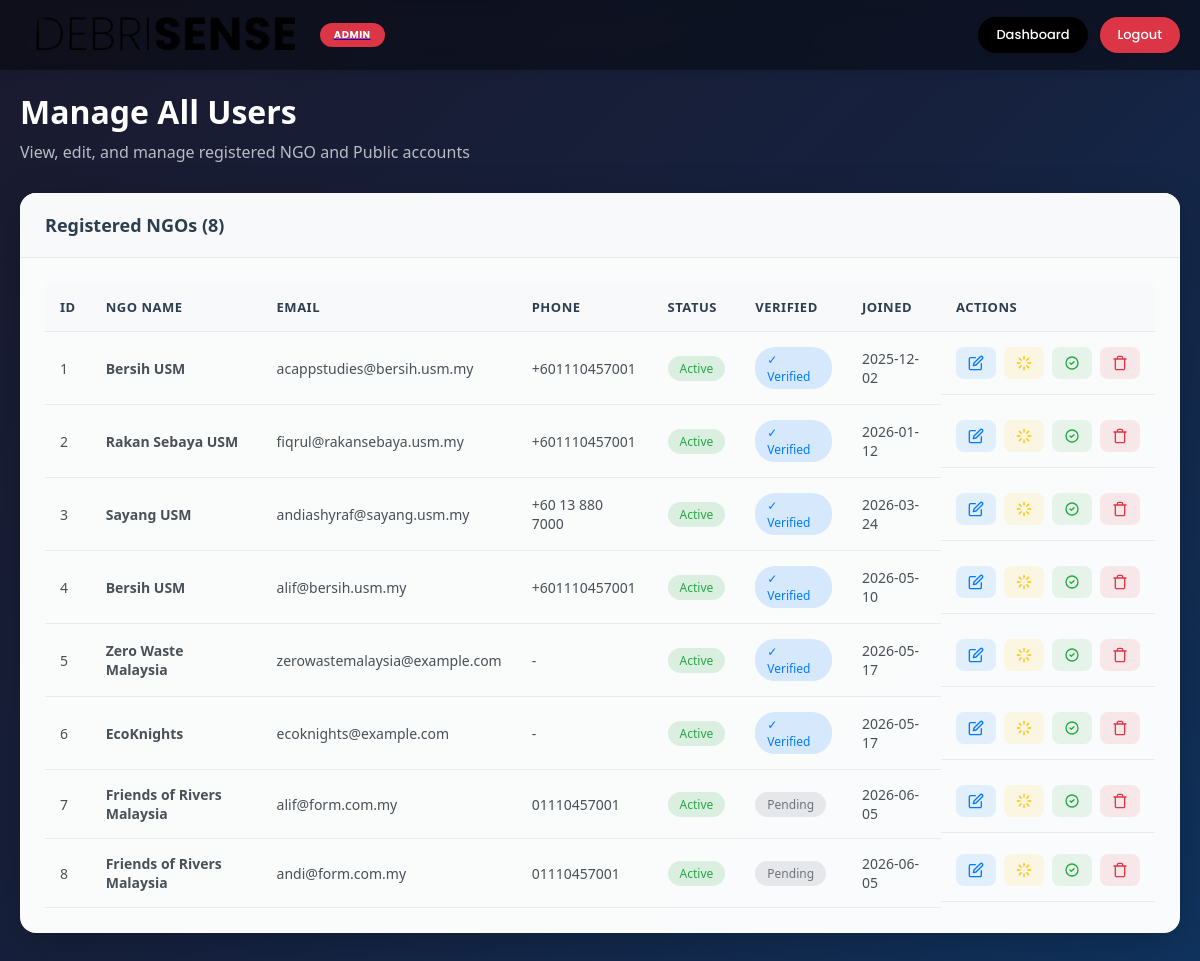
Screenshot of /admin/users (signed in) with the database file from the repository.
### models.py (models this page shows, shortened)
class User(UserMixin, db.Model):
    __tablename__ = 'users'
    id = db.Column(db.Integer, primary_key=True)
    email = db.Column(db.String(150), unique=True, nullable=False, index=True)
    password_hash = db.Column(db.String(256), nullable=False)
    ngo_name = db.Column(db.String(150), nullable=False)
    phone = db.Column(db.String(20), nullable=True)
    address = db.Column(db.Text, nullable=True)
    profile_image = db.Column(db.String(255), nullable=True, default='default_profile.png')
    is_active = db.Column(db.Boolean, default=True)
    is_verified = db.Column(db.Boolean, default=False)
    created_at = db.Column(db.DateTime, default=datetime.utcnow)
    updated_at = db.Column(db.DateTime, default=datetime.utcnow, onupdate=datetime.utcnow)

### app.py (the view)
@app.route('/admin/users')
@admin_required
def admin_users():
    users = User.query.all()
    return render_template('admin_users.html', users=users, admin=current_user)

### app.py (called while the page is built)
@login_manager.user_loader
def load_user(user_id):
    if user_id.startswith('admin_'):
        admin_id = int(user_id.replace('admin_', ''))
        return Admin.query.get(admin_id)
    elif user_id.startswith('user_'):
        ngo_id = int(user_id.replace('user_', ''))
        return User.query.get(ngo_id)
    return None

def admin_required(f):
    @wraps(f)
    def decorated_function(*args, **kwargs):
        if not current_user.is_authenticated:
            if request.path.startswith('/api/'):
                return jsonify({'success': False, 'error': 'Authentication required'}), 401
            flash('Please log in as admin to access this page.', 'warning')
            return redirect(url_for('admin_login'))
        if not isinstance(current_user, Admin):
            if request.path.startswith('/api/'):
                return jsonify({'success': False, 'error': 'Access denied. Admin privileges required.'}), 403
            flash('Access denied. Admin privileges required.', 'error')
            return redirect(url_for('index'))
        return f(*args, **kwargs)
    return decorated_function

### templates/admin_users.html (shortened to what this page needs)
<!DOCTYPE html>
<html lang="en">
<head>
    <link rel="stylesheet" href="{{ url_for('static', filename='css/style.css') }}">
    <link rel="stylesheet" href="{{ url_for('static', filename='css/admin.css') }}">
    <link rel="stylesheet" href="{{ url_for('static', filename='css/admin_pages.css') }}">
</head>
<body class="admin-page">
    <nav class="navbar admin-navbar">
        <div class="navbar-container">
            <a href="{{ url_for('admin_dashboard') }}" class="navbar-logo">
                <img src="{{ url_for('static', filename='img/debrisenseLogo.png') }}" alt="DebriSense Logo">
                <span class="admin-badge">ADMIN</span>
            </a>
            <div class="navbar-actions">
                <a href="{{ url_for('admin_dashboard') }}" class="navbar-btn">Dashboard</a>
                <a href="{{ url_for('admin_logout') }}" class="navbar-btn logout-btn">Logout</a>
            </div>
        </div>
    </nav>
    <main class="admin-content">
        <div class="admin-container">
            <div class="page-header">
                <h1>Manage All Users</h1>
                <p>View, edit, and manage registered NGO and Public accounts</p>
            </div>
            <div class="admin-card">
                <div class="card-header">
                    <h2>Registered NGOs ({{ users|length }})</h2>
                </div>
                <div class="card-body">
                    {% if users %}
                    <div class="table-responsive">
                        <table class="admin-table">
                            <thead>
                                <tr>
                                    <th>ID</th>
                                    <th>NGO Name</th>
                                    <th>Email</th>
                                    <th>Phone</th>
                                    <th>Status</th>
                                    <th>Verified</th>
                                    <th>Joined</th>
                                    <th>Actions</th>
                                </tr>
                            </thead>
                            <tbody>
                                {% for user in users %}
                                <tr data-user-id="{{ user.id }}">
                                    <td>{{ user.id }}</td>
                                    <td>
                                        <strong>{{ user.ngo_name }}</strong>
                                    </td>
                                    <td>{{ user.email }}</td>
                                    <td>{{ user.phone or '-' }}</td>
                                    <td>
                                        <span class="status-badge {{ 'active' if user.is_active else 'inactive' }}">
                                            {{ 'Active' if user.is_active else 'Inactive' }}
                                        </span>
                                    </td>
                                    <td>
                                        <span class="status-badge {{ 'verified' if user.is_verified else 'unverified' }}">
                                            {{ '✓ Verified' if user.is_verified else 'Pending' }}
                                        </span>
                                    </td>
                                    <td>{{ user.created_at.strftime('%Y-%m-%d') if user.created_at else 'N/A' }}</td>
                                    <td class="actions-cell">
                                        <button class="action-btn edit-btn" onclick="openEditModal({{ user.id }}, '{{ user.ngo_name }}', '{{ user.phone or '' }}', '{{ user.address or '' }}', {{ 'true' if user.is_active else 'false' }}, {{ 'true' if user.is_verified else 'false' }})">
                                        </button>
                                        <button class="action-btn toggle-btn" onclick="toggleUserStatus({{ user.id }})">
                                            <svg viewBox="0 0 24 24" fill="none"><path d="M12 2V6M12 18V22M4.93 4.93L7.76 7.76M16.24 16.24L19.07 19.07M2 12H6M18 12H22M4.93 19.07L7.76 16.24M16.24 7.76L19.07 4.93" stroke="currentColor" stroke-width="2" stroke-linecap="round" stroke-linejoin="round"/></svg>
                                        </button>
                                        <button class="action-btn verify-btn" onclick="toggleUserVerify({{ user.id }})">
                                            <svg viewBox="0 0 24 24" fill="none"><path d="M9 12L11 14L15 10M21 12C21 16.9706 16.9706 21 12 21C7.02944 21 3 16.9706 3 12C3 7.02944 7.02944 3 12 3C16.9706 3 21 7.02944 21 12Z" stroke="currentColor" stroke-width="2" stroke-linecap="round" stroke-linejoin="round"/></svg>
                                        </button>
                                        <button class="action-btn delete-btn" onclick="deleteUser({{ user.id }}, '{{ user.ngo_name }}')">
                                        </button>
                                    </td>
                                </tr>
                                {% endfor %}
                            </tbody>
                        </table>
                    </div>
                    {% endif %}
                </div>
            </div>
        </div>
    </main>
</body>
</html>

### static/css/style.css (style rules this page uses)
* { margin: 0; padding: 0; box-sizing: border-box; }
html, body { min-height: 100%; width: 100%; font-family: 'Segoe UI', Tahoma, Geneva, Verdana, sans-serif; overflow-x: hidden; }
html:not(:has(#map)), body:not(:has(#map)) { overflow-y: auto; }
.navbar { position: fixed; top: 0; left: 0; width: 100%; height: 70px; background: rgba(255, 255, 255, 0.95); box-shadow: 0 2px 10px rgba(0, 0, 0, 0.1); z-index: 1000; -webkit-backdrop-filter: blur(10px); backdrop-filter: blur(10px); }
.navbar-container { display: flex; align-items: center; justify-content: space-between; height: 100%; padding: 0 20px; max-width: 100%; }
.navbar-logo { display: flex; align-items: center; }
.navbar-logo img { height: 50px; width: auto; object-fit: contain; }
.navbar-btn { background-color: #000000; color: #ffffff; font-family: 'Poppins', sans-serif; font-size: 14px; font-weight: 500; padding: 12px 28px; border: none; border-radius: 50px; cursor: pointer; transition: all 0.3s ease; box-shadow: 0 2px 8px rgba(0, 0, 0, 0.15); text-decoration: none; display: inline-flex; align-items: center; justify-content: center; }

### static/css/admin.css (style rules this page uses)
.admin-badge { display: inline-block; background: #dc3545; color: white; font-size: 10px; font-weight: 700; padding: 4px 14px; border-radius: 20px; margin-left: 10px; font-family: 'Poppins', sans-serif; letter-spacing: 0.5px; }
.navbar-actions { display: flex; gap: 12px; align-items: center; }
.navbar-actions .navbar-btn { font-size: 13px; padding: 8px 18px; }
.logout-btn { background-color: #dc3545 !important; }
.action-btn { width: 100%; background: #000000; color: white; border: none; padding: 10px 20px; border-radius: 8px; font-family: 'Poppins', sans-serif; font-weight: 500; cursor: pointer; transition: all 0.3s ease; }

### static/css/admin_pages.css (style rules this page uses)
.admin-page { background: linear-gradient(135deg, #1a1a2e 0%, #16213e 50%, #0f3460 100%); min-height: 100vh; }
.admin-navbar { background: rgba(0, 0, 0, 0.4) !important; -webkit-backdrop-filter: blur(10px); backdrop-filter: blur(10px); }
.admin-content { padding-top: 90px; padding-bottom: 40px; }
.admin-container { max-width: 1200px; margin: 0 auto; padding: 0 20px; }
.page-header { margin-bottom: 30px; }
.page-header h1 { font-size: 32px; font-weight: 700; color: white; margin-bottom: 8px; }
.page-header p { color: rgba(255, 255, 255, 0.7); font-size: 16px; }
.admin-card { background: rgba(255, 255, 255, 0.98); border-radius: 16px; box-shadow: 0 10px 40px rgba(0, 0, 0, 0.2); margin-bottom: 30px; overflow: hidden; }
.card-header { display: flex; justify-content: space-between; align-items: center; padding: 20px 25px; border-bottom: 1px solid #e9ecef; background: #f8f9fa; }
.card-header h2 { font-size: 18px; font-weight: 600; color: #2c3e50; margin: 0; }
.card-body { padding: 25px; }
.table-responsive { overflow-x: auto; }
.admin-table { width: 100%; border-collapse: collapse; }
.admin-table th, .admin-table td { padding: 15px; text-align: left; border-bottom: 1px solid #e9ecef; }
.admin-table th { font-weight: 600; color: #2c3e50; background: #f8f9fa; font-size: 13px; text-transform: uppercase; letter-spacing: 0.5px; }
.admin-table td { font-size: 14px; color: #495057; }
.status-badge { display: inline-block; padding: 4px 12px; border-radius: 20px; font-size: 12px; font-weight: 500; }
.status-badge.active { background: rgba(40, 167, 69, 0.15); color: #28a745; }
.status-badge.verified { background: rgba(0, 123, 255, 0.15); color: #007bff; }
.status-badge.unverified { background: rgba(108, 117, 125, 0.15); color: #6c757d; }
.actions-cell { display: flex; gap: 8px; }
.action-btn { display: inline-flex; align-items: center; justify-content: center; gap: 5px; padding: 8px 12px; border: none; border-radius: 8px; font-size: 12px; font-weight: 500; cursor: pointer; transition: all 0.3s ease; font-family: 'Poppins', sans-serif; }
.action-btn svg { width: 16px; height: 16px; }
.action-btn.edit-btn { background: rgba(0, 123, 255, 0.1); color: #007bff; }
.action-btn.toggle-btn { background: rgba(255, 193, 7, 0.1); color: #ffc107; }
.action-btn.verify-btn { background: rgba(40, 167, 69, 0.1); color: #28a745; }
.action-btn.delete-btn { background: rgba(220, 53, 69, 0.1); color: #dc3545; }

### rows the page displays
User: id "1", ngo_name "Bersih USM", email "acappstudies@bersih.usm.my", phone "+601110457001", is_active "Active", is_verified "✓ Verified", created_at "2025-12-02"
User: id "2", ngo_name "Rakan Sebaya USM", email "fiqrul@rakansebaya.usm.my", phone "+601110457001", is_active "Active", is_verified "✓ Verified", created_at "2026-01-12"
User: id "3", ngo_name "Sayang USM", email "andiashyraf@sayang.usm.my", phone "+60 13 880 7000", is_active "Active", is_verified "✓ Verified", created_at "2026-03-24"
User: id "4", ngo_name "Bersih USM", email "alif@bersih.usm.my", phone "+601110457001", is_active "Active", is_verified "✓ Verified", created_at "2026-05-10"
User: id "5", ngo_name "Zero Waste Malaysia", email "zerowastemalaysia@example.com", phone "-", is_active "Active", is_verified "✓ Verified", created_at "2026-05-17"
User: id "6", ngo_name "EcoKnights", email "ecoknights@example.com", phone "-", is_active "Active", is_verified "✓ Verified", created_at "2026-05-17"
User: id "7", ngo_name "Friends of Rivers Malaysia", email "alif@form.com.my", phone "01110457001", is_active "Active", is_verified "Pending", created_at "2026-06-05"
User: id "8", ngo_name "Friends of Rivers Malaysia", email "andi@form.com.my", phone "01110457001", is_active "Active", is_verified "Pending", created_at "2026-06-05"

### other values shown
{{ users|length }} "8"
